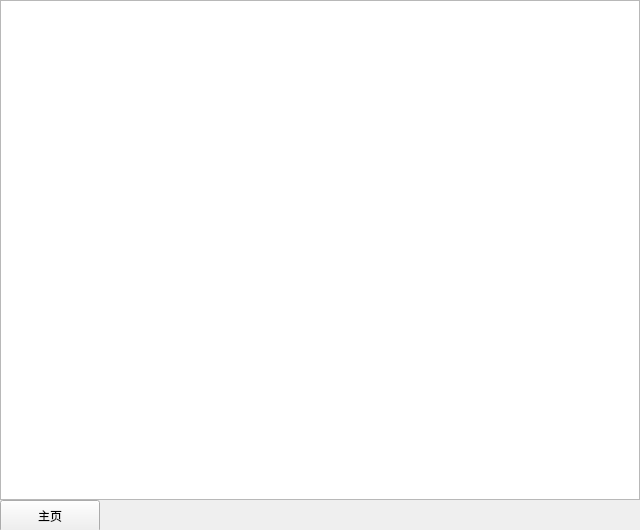
<?xml version="1.0" encoding="UTF-8"?>
<ui version="4.0">
 <class>Form</class>
 <widget class="QWidget" name="Form">
  <property name="geometry">
   <rect>
    <x>0</x>
    <y>0</y>
    <width>640</width>
    <height>530</height>
   </rect>
  </property>
  <property name="windowTitle">
   <string>Form</string>
  </property>
  <widget class="QPushButton" name="pushButton">
   <property name="geometry">
    <rect>
     <x>0</x>
     <y>500</y>
     <width>100</width>
     <height>32</height>
    </rect>
   </property>
   <property name="text">
    <string>主页</string>
   </property>
  </widget>
  <widget class="QTextEdit" name="textEdit">
   <property name="geometry">
    <rect>
     <x>0</x>
     <y>0</y>
     <width>640</width>
     <height>500</height>
    </rect>
   </property>
  </widget>
  <zorder>textEdit</zorder>
  <zorder>pushButton</zorder>
 </widget>
 <resources/>
 <connections/>
</ui>
